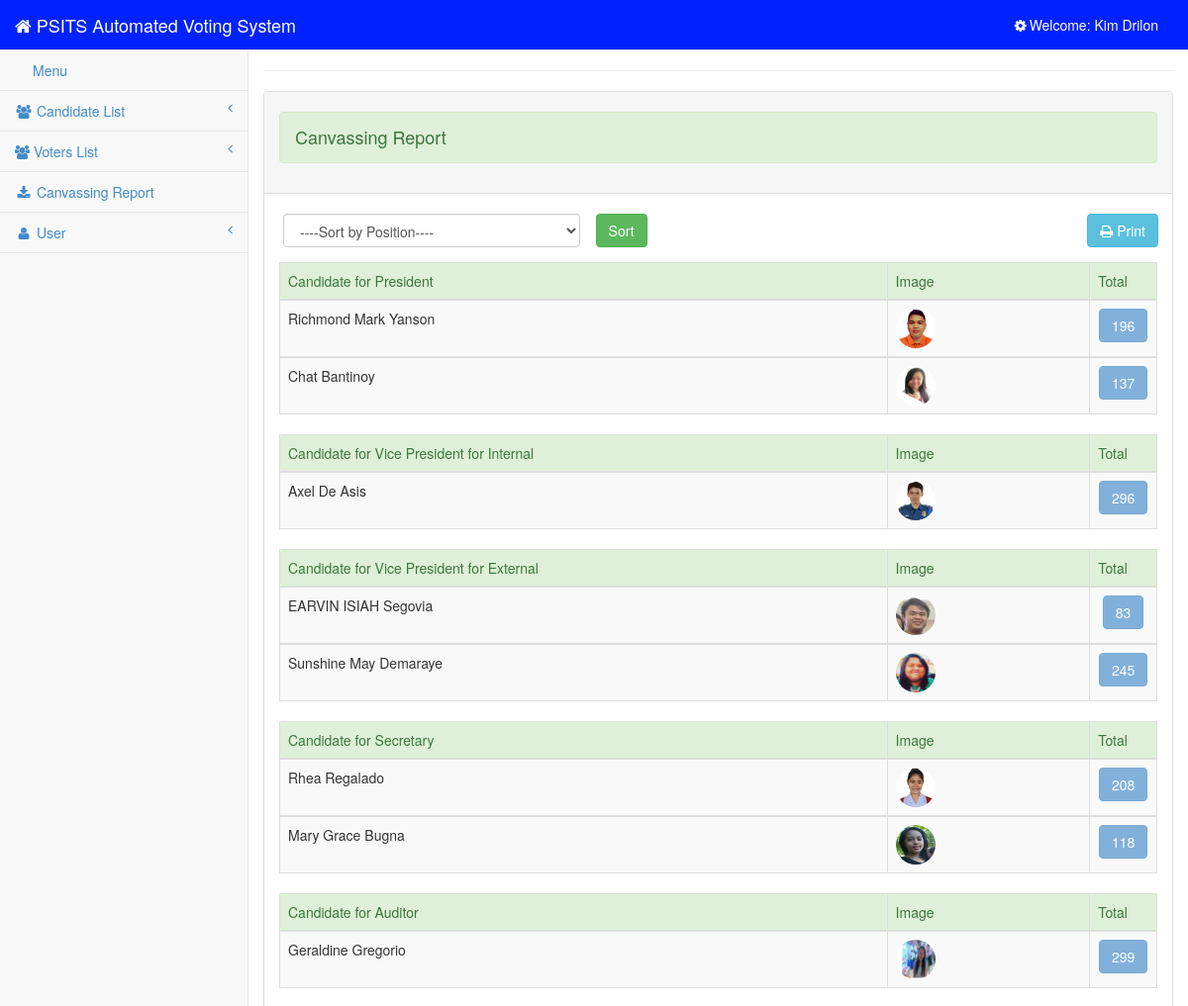
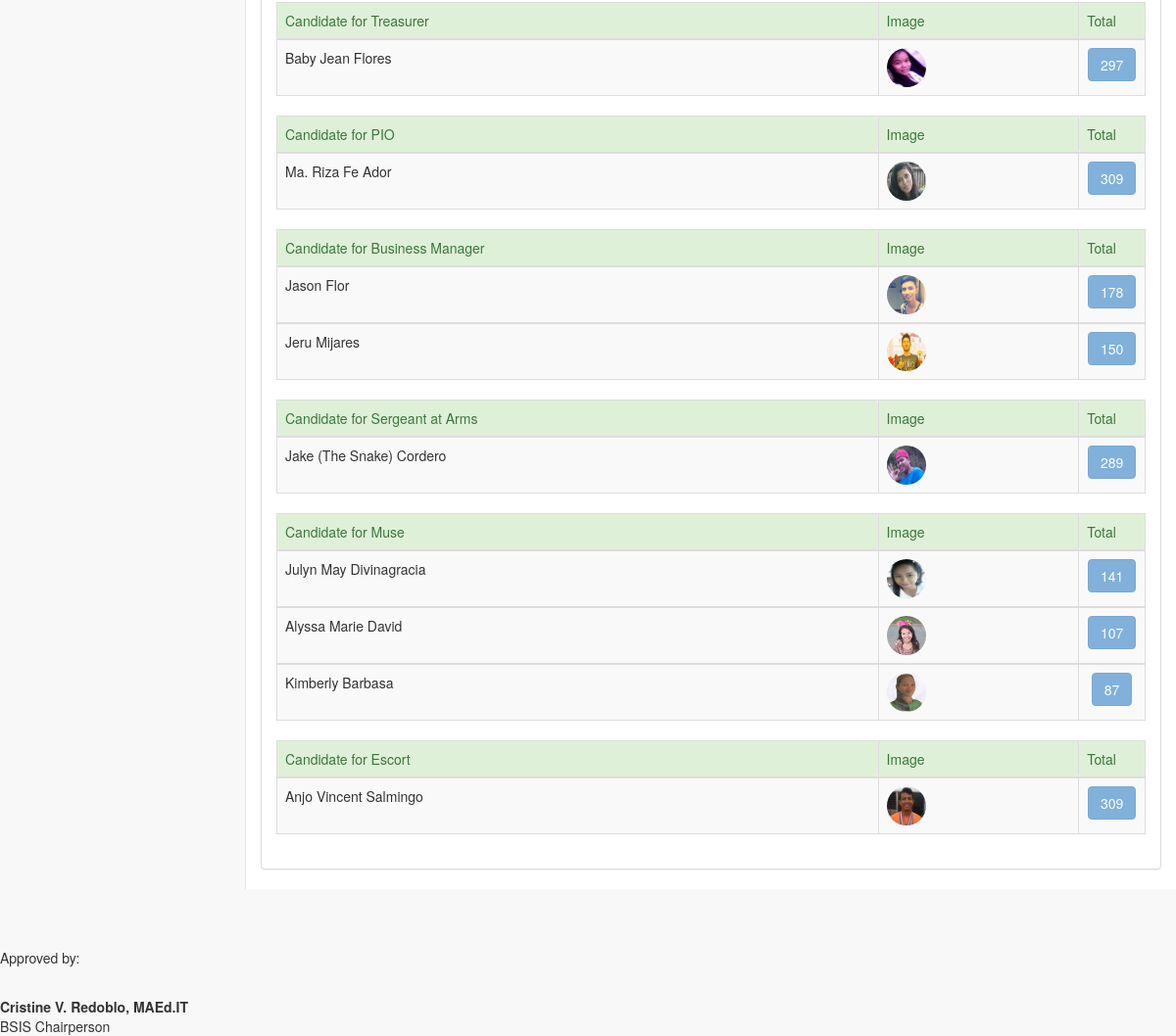
The page /admin/canvassing.php (signed in) on the database its author committed (2 pictures, top to bottom).
### tables this page shows
CREATE TABLE IF NOT EXISTS `user` (
`user_id` int(11) NOT NULL,
  `username` varchar(100) NOT NULL,
  `password` varchar(100) NOT NULL,
  `firstname` varchar(100) NOT NULL,
  `lastname` varchar(100) NOT NULL
);

CREATE TABLE IF NOT EXISTS `candidate` (
`candidate_id` int(11) NOT NULL,
  `position` varchar(100) NOT NULL,
  `firstname` varchar(100) NOT NULL,
  `lastname` varchar(100) NOT NULL,
  `year_level` varchar(100) NOT NULL,
  `gender` varchar(100) NOT NULL,
  `img` varchar(100) NOT NULL
);

### admin/session.php (called while the page is built, shortened)
<?php
$session_id=$_SESSION['id'];
$user_query = mysql_query("select * from user where user_id = '$session_id'")or die(mysql_error());
$user_row = mysql_fetch_array($user_query);
?>

### admin/canvassing.php (the view, shortened to what this page needs)
<?php include ('session.php');?>
<?php include ('head.php');?>
<body>
    <div id="wrapper">
        <?php include ('side_bar.php');?>
        <div id="page-wrapper">
            <div class="row">
                <div class="col-lg-12">
                </div>
				<hr/>
                    <div class="panel panel-default">
                        <div class="panel-heading" id = "heading">
							<h4 class = "alert alert-success">Canvassing Report</h4>
                        </div>
					<br/>
                       <form method="post" action="sort.php">
			<select name="position" id = "joke"class = "form-control pull-left" style = "width:300px;margin-left:19px; ">
				<option readonly>----Sort by Position----</option>
			</select>
			<button id ="sort" class = "btn btn-success">Sort</button><button onclick="window.print();" style = "margin-right:14px;" id ="print" class = "pull-right btn btn-info"><i class = "fa fa-print"></i> Print</button>
</form>
                        <div class="panel-body">
			<table class="table table-striped table-bordered table-hover ">
					<thead>
						<td style = "width:600px;" class = "alert alert-success">Candidate for President</td>
						<td style = "width:200px;"class = "alert alert-success">Image</td>
						<td class = "alert alert-success">Total</td>
					</thead>
					<?php
		$query = mysql_query("SELECT * FROM candidate WHERE position = 'President'");
		while($fetch = mysql_fetch_array($query))
		{
			$id = $fetch['candidate_id'];
			$query1 = mysql_query("SELECT COUNT(*) as total FROM `votes` WHERE candidate_id = '$id'");
			$fetch1 = mysql_fetch_assoc($query1);
	?>
					<tbody>
						<td><?php echo $fetch ['firstname']. " ".$fetch ['lastname'];?></td>
						<td><img src = "<?php echo $fetch ['img'];?>" style = "width:40px; height:40px; border-radius:500px; " >
						<td style = "width:20px; text-align:center"><button class = "btn btn-primary"disabled><?php echo $fetch1 ['total'];?></button>	</td>
					<?php }?>
					</tbody>
			</table>
			<table class="table table-striped table-bordered table-hover ">
					<thead>
						<td style = "width:600px;"class = "alert alert-success">Candidate for Vice President for Internal</td>
						<td style = "width:200px;" class = "alert alert-success">Image</td>
						<td class = "alert alert-success">Total</td>
					</thead>
					<?php
		$query = mysql_query("SELECT * FROM candidate WHERE position = 'Vice President for Internal Affairs'");
		while($fetch = mysql_fetch_array($query))
		{
			$id = $fetch['candidate_id'];
			$query1 = mysql_query("SELECT COUNT(*) as total FROM `votes` WHERE candidate_id = '$id'");
			$fetch1 = mysql_fetch_assoc($query1);
	?>
					<tbody>
						<td><?php echo $fetch ['firstname']. " ".$fetch ['lastname'];?></td>
						<td><img src = "<?php echo $fetch ['img'];?>" style = "width:40px; height:40px; border-radius:500px; " >
						<td style = "width:20px; text-align:center"><button class = "btn btn-primary"disabled><?php echo $fetch1 ['total'];?></button>	</td>
					<?php }?>
					</tbody>
			</table>
			<table class="table table-striped table-bordered table-hover ">
					<thead>
						<td style = "width:600px;"class = "alert alert-success">Candidate for Vice President for External</td>
						<td style = "width:200px;" class = "alert alert-success">Image</td>
						<td class = "alert alert-success">Total</td>
					</thead>
					<?php
		$query = mysql_query("SELECT * FROM candidate WHERE position = 'Vice President for External Affairs'");
		while($fetch = mysql_fetch_array($query))
		{
			$id = $fetch['candidate_id'];
			$query1 = mysql_query("SELECT COUNT(*) as total FROM `votes` WHERE candidate_id = '$id'");
			$fetch1 = mysql_fetch_assoc($query1);
	?>
					<tbody>
						<td><?php echo $fetch ['firstname']. " ".$fetch ['lastname'];?></td>
						<td><img src = "<?php echo $fetch ['img'];?>" style = "width:40px; height:40px; border-radius:500px; " >
						<td style = "width:20px; text-align:center"><button class = "btn btn-primary"disabled><?php echo $fetch1 ['total'];?></button>	</td>
					<?php }?>
					</tbody>
			</table>
			<table class="table table-striped table-bordered table-hover ">
					<thead>
						<td style = "width:600px;"class = "alert alert-success">Candidate for Secretary</td>
						<td style = "width:200px;" class = "alert alert-success">Image</td>
						<td class = "alert alert-success">Total</td>
					</thead>
					<?php
		$query = mysql_query("SELECT * FROM candidate WHERE position = 'Secretary'");
		while($fetch = mysql_fetch_array($query))
		{
			$id = $fetch['candidate_id'];
			$query1 = mysql_query("SELECT COUNT(*) as total FROM `votes` WHERE candidate_id = '$id'");
			$fetch1 = mysql_fetch_assoc($query1);
	?>
					<tbody>
						<td><?php echo $fetch ['firstname']. " ".$fetch ['lastname'];?></td>
						<td><img src = "<?php echo $fetch ['img'];?>" style = "width:40px; height:40px; border-radius:500px; " >
						<td style = "width:20px; text-align:center"><button class = "btn btn-primary"disabled><?php echo $fetch1 ['total'];?></button>	</td>
					<?php }?>
					</tbody>
			</table>
			<table class="table table-striped table-bordered table-hover ">
					<thead>
						<td style = "width:600px;"class = "alert alert-success">Candidate for Auditor</td>
						<td style = "width:200px;" class = "alert alert-success">Image</td>
						<td class = "alert alert-success">Total</td>
					</thead>
					<?php
		$query = mysql_query("SELECT * FROM candidate WHERE position = 'Auditor'");
		while($fetch = mysql_fetch_array($query))
		{
			$id = $fetch['candidate_id'];
			$query1 = mysql_query("SELECT COUNT(*) as total FROM `votes` WHERE candidate_id = '$id'");
			$fetch1 = mysql_fetch_assoc($query1);
	?>
					<tbody>
						<td><?php echo $fetch ['firstname']. " ".$fetch ['lastname'];?></td>
						<td><img src = "<?php echo $fetch ['img'];?>" style = "width:40px; height:40px; border-radius:500px; " >
						<td style = "width:20px; text-align:center"><button class = "btn btn-primary"disabled><?php echo $fetch1 ['total'];?></button>	</td>
					<?php }?>
					</tbody>
			</table>
			<table class="table table-striped table-bordered table-hover ">
					<thead>
						<td style = "width:600px;"class = "alert alert-success">Candidate for Treasurer</td>
						<td style = "width:200px;" class = "alert alert-success">Image</td>
						<td class = "alert alert-success">Total</td>
					</thead>
					<?php
		$query = mysql_query("SELECT * FROM candidate WHERE position = 'Treasurer'");
		while($fetch = mysql_fetch_array($query))
		{
			$id = $fetch['candidate_id'];
			$query1 = mysql_query("SELECT COUNT(*) as total FROM `votes` WHERE candidate_id = '$id'");
			$fetch1 = mysql_fetch_assoc($query1);
	?>
					<tbody>
						<td><?php echo $fetch ['firstname']. " ".$fetch ['lastname'];?></td>
						<td><img src = "<?php echo $fetch ['img'];?>" style = "width:40px; height:40px; border-radius:500px; " >
						<td style = "width:20px; text-align:center"><button class = "btn btn-primary"disabled><?php echo $fetch1 ['total'];?></button>	</td>
					<?php }?>
					</tbody>
			</table>
			<table class="table table-striped table-bordered table-hover ">
					<thead>
						<td style = "width:600px;"class = "alert alert-success">Candidate for PIO</td>
						<td style = "width:200px;" class = "alert alert-success">Image</td>
						<td class = "alert alert-success">Total</td>
					</thead>
					<?php
		$query = mysql_query("SELECT * FROM candidate WHERE position = 'PIO'");
		while($fetch = mysql_fetch_array($query))
		{
			$id = $fetch['candidate_id'];
			$query1 = mysql_query("SELECT COUNT(*) as total FROM `votes` WHERE candidate_id = '$id'");
			$fetch1 = mysql_fetch_assoc($query1);
	?>
					<tbody>
						<td><?php echo $fetch ['firstname']. " ".$fetch ['lastname'];?></td>
						<td><img src = "<?php echo $fetch ['img'];?>" style = "width:40px; height:40px; border-radius:500px; " >
						<td style = "width:20px; text-align:center"><button class = "btn btn-primary"disabled><?php echo $fetch1 ['total'];?></button>	</td>
					<?php }?>
					</tbody>
			</table>
			<table class="table table-striped table-bordered table-hover ">
					<thead>
						<td style = "width:600px;"class = "alert alert-success">Candidate for Business Manager</td>
						<td style = "width:200px;" class = "alert alert-success">Image</td>
						<td class = "alert alert-success">Total</td>
					</thead>
					<?php
		$query = mysql_query("SELECT * FROM candidate WHERE position = 'Business Manager'");
		while($fetch = mysql_fetch_array($query))
		{
			$id = $fetch['candidate_id'];
			$query1 = mysql_query("SELECT COUNT(*) as total FROM `votes` WHERE candidate_id = '$id'");
			$fetch1 = mysql_fetch_assoc($query1);
	?>
					<tbody>
						<td><?php echo $fetch ['firstname']. " ".$fetch ['lastname'];?></td>
						<td><img src = "<?php echo $fetch ['img'];?>" style = "width:40px; height:40px; border-radius:500px; " >
						<td style = "width:20px; text-align:center"><button class = "btn btn-primary"disabled><?php echo $fetch1 ['total'];?></button>	</td>
					<?php }?>
					</tbody>
			</table>
			<table class="table table-striped table-bordered table-hover ">
					<thead>
						<td style = "width:600px;"class = "alert alert-success">Candidate for Sergeant at Arms </td>
						<td style = "width:200px;" class = "alert alert-success">Image</td>
						<td class = "alert alert-success">Total</td>
					</thead>
					<?php
		$query = mysql_query("SELECT * FROM candidate WHERE position = 'Sgt. @ Arms'");
		while($fetch = mysql_fetch_array($query))
		{
			$id = $fetch['candidate_id'];
			$query1 = mysql_query("SELECT COUNT(*) as total FROM `votes` WHERE candidate_id = '$id'");
			$fetch1 = mysql_fetch_assoc($query1);
	?>
					<tbody>
						<td><?php echo $fetch ['firstname']. " ".$fetch ['lastname'];?></td>
						<td><img src = "<?php echo $fetch ['img'];?>" style = "width:40px; height:40px; border-radius:500px; " >
						<td style = "width:20px; text-align:center"><button class = "btn btn-primary"disabled><?php echo $fetch1 ['total'];?></button>	</td>
					<?php }?>
					</tbody>
			</table>
			<table class="table table-striped table-bordered table-hover ">
					<thead>
						<td style = "width:600px;"class = "alert alert-success">Candidate for Muse</td>
						<td style = "width:200px;" class = "alert alert-success">Image</td>
						<td class = "alert alert-success">Total</td>
					</thead>
					<?php
		$query = mysql_query("SELECT * FROM candidate WHERE position = 'Muse'");
		while($fetch = mysql_fetch_array($query))
		{
			$id = $fetch['candidate_id'];
			$query1 = mysql_query("SELECT COUNT(*) as total FROM `votes` WHERE candidate_id = '$id'");
			$fetch1 = mysql_fetch_assoc($query1);
	?>
					<tbody>
						<td><?php echo $fetch ['firstname']. " ".$fetch ['lastname'];?></td>
						<td><img src = "<?php echo $fetch ['img'];?>" style = "width:40px; height:40px; border-radius:500px; " >
						<td style = "width:20px; text-align:center"><button class = "btn btn-primary"disabled><?php echo $fetch1 ['total'];?></button>	</td>
					<?php }?>
					</tbody>
			</table>
			<table class="table table-striped table-bordered table-hover ">
					<thead>
						<td style = "width:600px;"class = "alert alert-success">Candidate for Escort</td>
						<td style = "width:200px;" class = "alert alert-success">Image</td>
						<td class = "alert alert-success">Total</td>
					</thead>
					<?php
		$query = mysql_query("SELECT * FROM candidate WHERE position = 'Escort'");
		while($fetch = mysql_fetch_array($query))
		{
			$id = $fetch['candidate_id'];
			$query1 = mysql_query("SELECT COUNT(*) as total FROM `votes` WHERE candidate_id = '$id'");
			$fetch1 = mysql_fetch_assoc($query1);
	?>
					<tbody>
						<td><?php echo $fetch ['firstname']. " ".$fetch ['lastname'];?></td>
						<td><img src = "<?php echo $fetch ['img'];?>" style = "width:40px; height:40px; border-radius:500px; " >
						<td style = "width:20px; text-align:center"><button class = "btn btn-primary"disabled><?php echo $fetch1 ['total'];?></button>	</td>
					<?php }?>
					</tbody>
			</table>
							</div>
                          </div>
                        </div>
                    </div>
            </div>
			<br />
			<br />
			<br/>
			<div class = "approved" style = "float:left;">
			<span><p>Approved by:</p></span> <br /><span  style = "font-weight:bolder;">Cristine V. Redoblo, MAEd.IT</span>
					<br/>
				<span>BSIS Chairperson</span>
			</div>
</body>
</html>

### admin/side_bar.php (shortened to what this page needs)
<nav class="navbar navbar-default navbar-static-top" role="navigation" style="margin-bottom:0; background-color:#0022ff;">
            <div class="navbar-header">
                <a class="navbar-brand" href="" style = "color:white;"><i class = "fa fa-home fa-large" > </i> PSITS Automated Voting System</a>
            </div>
            <ul class="nav navbar-top-links navbar-right">
               <?php include ('dbcon.php');
				$query=mysql_query ("SELECT * from user where user_id ='$session_id'")or die (mysql_error ());
				while ($row=mysql_fetch_array($query)){
			 ?>
                <li class="dropdown">
                    <a class="dropdown-toggle" data-toggle="dropdown" href="#" style = "color: white">
					<i class="fa fa-cog fa-spin fa-fw"></i>Welcome: <?php echo $user_username = $user_row['firstname']." ".$user_row['lastname'];?>
                    </a>
                </li>
            </ul>
			<?php }?>
            <div class="navbar-default sidebar" role="navigation">
                <div class="sidebar-nav navbar-collapse">
                    <ul class="nav" id="side-menu">
                        <li>
                            <a href="#"><i class="fa fa-menu fa-fw"></i>Menu </a>
                        </li>
                        <li>
                            <a href="#"><i class="fa fa-users fa-fw"></i> Candidate List<span class="fa arrow"></span></a>
                        </li>
						<li>
                            <a href="#"><i class="fa fa-users"></i> Voters List<span class="fa arrow"></span></a>
                        </li>
                        <li>
                            <a href="canvassing.php"><i class="fa fa-download fa-fw"></i> Canvassing Report</a>
                        </li>
                        <li>
                            <a href="#"><i class="fa fa-user fa-fw"></i> User<span class="fa arrow"></span></a>
                        </li>
                    </ul>
                </div>
            </div>
        </nav>

### admin/css/sb-admin-2.css (style rules this page uses)
body { background-color: #f8f8f8; }
#wrapper { width: 100%; }
#page-wrapper { padding: 0 15px; min-height: 568px; background-color: #fff; }
@media (min-width:768px) { #page-wrapper { position: inherit; margin: 0 0 0 250px; padding: 0 30px; border-left: 1px solid #e7e7e7; } }
.navbar-top-links li { display: inline-block; }
.navbar-top-links li:last-child { margin-right: 15px; }
.navbar-top-links li a { padding: 15px; min-height: 50px; }
.sidebar .sidebar-nav.navbar-collapse { padding-right: 0; padding-left: 0; }
.sidebar ul li { border-bottom: 1px solid #e7e7e7; }
.sidebar .arrow { float: right; }
.sidebar .fa.arrow:before { content: "\f104"; }
@media (min-width:768px) { .sidebar { z-index: 1; position: absolute; width: 250px; margin-top: 51px; } }

### rows shown on the page
user: firstname+lastname "Kim Drilon"
candidate: firstname "Richmond Mark", lastname "Yanson", img (picture), total "196"
candidate: firstname "Chat", lastname "Bantinoy", img (picture), total "137"
candidate: firstname "Axel", lastname "De Asis", img (picture), total "296"
candidate: firstname "EARVIN ISIAH", lastname "Segovia", img (picture), total "83"
candidate: firstname "Sunshine May", lastname "Demaraye", img (picture), total "245"
candidate: firstname "Rhea", lastname "Regalado", img (picture), total "208"
candidate: firstname "Mary Grace", lastname "Bugna", img (picture), total "118"
candidate: firstname "Geraldine", lastname "Gregorio", img (picture), total "299"
candidate: firstname "Baby Jean", lastname "Flores", img (picture), total "297"
candidate: firstname "Ma. Riza Fe", lastname "Ador", img (picture), total "309"
candidate: firstname "Jason", lastname "Flor", img (picture), total "178"
candidate: firstname "Jeru", lastname "Mijares", img (picture), total "150"
candidate: firstname "Jake (The Snake)", lastname "Cordero", img (picture), total "289"
candidate: firstname "Julyn May", lastname "Divinagracia", img (picture), total "141"
candidate: firstname "Alyssa Marie", lastname "David", img (picture), total "107"
candidate: firstname "Kimberly", lastname "Barbasa", img (picture), total "87"
candidate: firstname "Anjo Vincent", lastname "Salmingo", img (picture), total "309"
